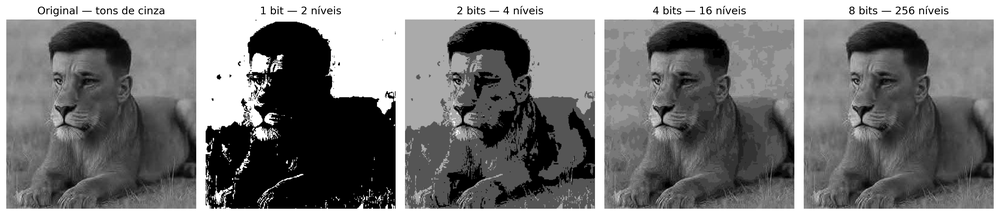
#> input picture Portfolio1/quantizacao.png, 1000 x 215 px, shrunk from 4770 x 1026 before the run, found by its file name
$ jupyter execute Portfolio2_Analise_Gama_Imagens.ipynb
#> lines starting #> are read from the running program, lines starting #| are printed output that depends on the picture
#> the answer given: quantizacao.png
#> in load_grayscale_image, img_bgr is the input picture: shape (215, 1000, 3); min 0, max 255, mean 119.9
[cell 1]
import cv2
import numpy as np
import matplotlib.pyplot as plt
from google.colab import files

[cell 2]
def hist(img, title="Histograma"):
#> called with title = 'Histograma - imagem escura'
    plt.figure(figsize=(5, 4))
    plt.hist(img.ravel(), bins=256, range=(0, 255), color="gray")
    plt.title(title)
    plt.xlabel("Intensidade")
    plt.ylabel("Número de pixels")
    plt.tight_layout()
    plt.show()
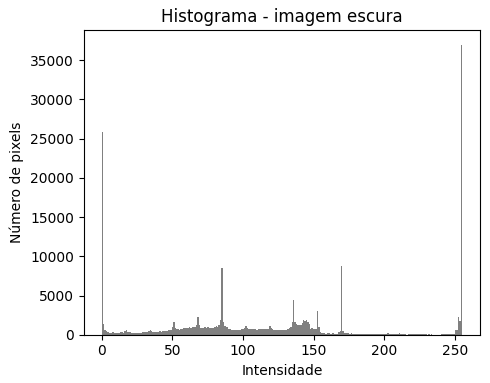
#> figure drawn by matplotlib, 1 panel; tallest bar 36956 high, from x = 254 to 255


def plot_comparison(bef, aft, title_bef, title_aft, img_name):
    fig, ax = plt.subplots(2, 2, figsize=(10, 8))

    ax[0, 0].imshow(bef, cmap="gray", vmin=0, vmax=255)
    ax[0, 0].set_title(title_bef)
    ax[0, 0].axis("off")

    ax[0, 1].imshow(aft, cmap="gray", vmin=0, vmax=255)
    ax[0, 1].set_title(title_aft)
    ax[0, 1].axis("off")

    ax[1, 0].hist(bef.ravel(), bins=256, range=(0, 255), color="gray")
    ax[1, 0].set_title(f"Histograma - {title_bef}")
    ax[1, 0].set_xlabel("Intensidade")
    ax[1, 0].set_ylabel("Número de pixels")

    ax[1, 1].hist(aft.ravel(), bins=256, range=(0, 255), color="gray")
    ax[1, 1].set_title(f"Histograma - {title_aft}")
    ax[1, 1].set_xlabel("Intensidade")
    ax[1, 1].set_ylabel("Número de pixels")

    plt.tight_layout()
    plt.savefig(img_name, dpi=200, bbox_inches="tight")
    plt.show()


def stats(img):
    media = img.mean()
#> media = 119.9
    desvio = img.std()
#> desvio = 84.09
    pct_escuros = (img < 50).mean() * 100
#> pct_escuros = 20.95
    pct_claros = (img > 200).mean() * 100
#> pct_claros = 20.87
    print(f"Média de intensidade: {media:.1f}")
#| Média de intensidade: 119.9
    print(f"Desvio-padrão:        {desvio:.1f}")
#| Desvio-padrão:        84.1
    print(f"% de pixels < 50  (região escura): {pct_escuros:.1f}%")
#| % de pixels < 50  (região escura): 20.9%
    print(f"% de pixels > 200 (região clara):  {pct_claros:.1f}%")
#| % de pixels > 200 (região clara):  20.9%
#> in gamma_correction, `return cv2.LUT(img, tabela)`:
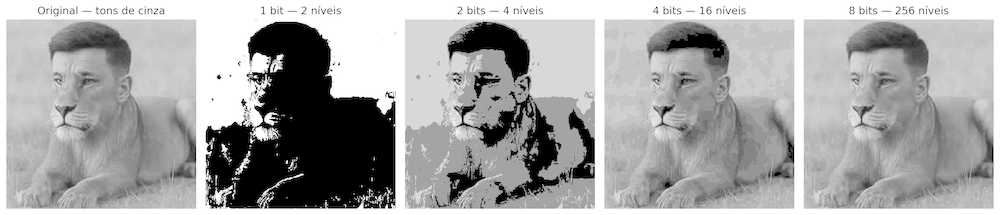
#> returned value: shape (215, 1000); min 0, max 255, mean 166.2
#> in plot_comparison, `plt.savefig(img_name, dpi=200, bbox_inches="tight")`:
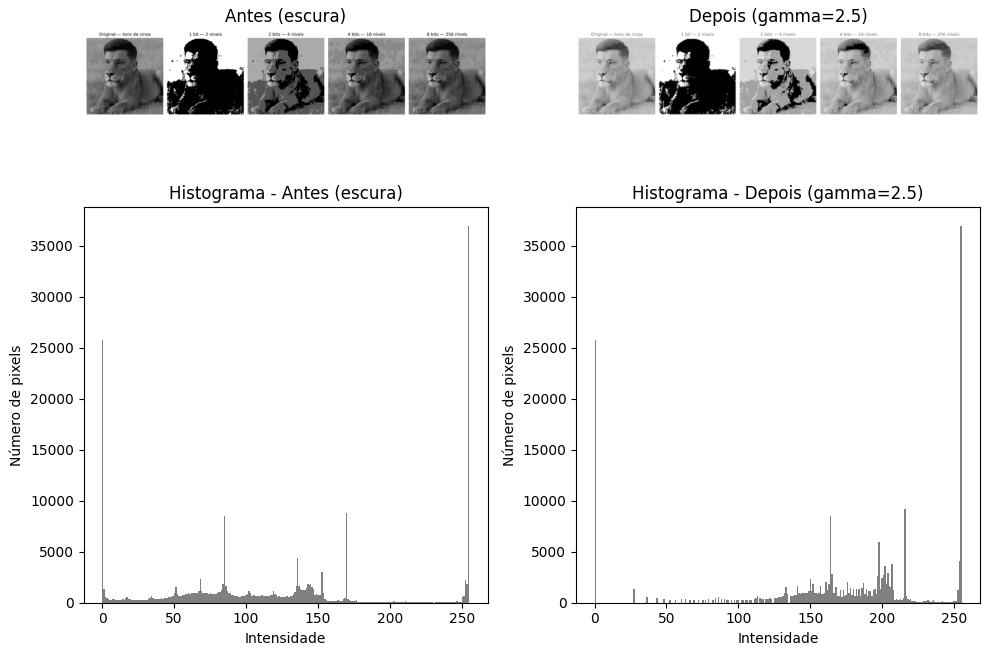
#> figure drawn by matplotlib, 4 panels; panel 3: tallest bar 36956 high, from x = 254 to 255; panel 4: tallest bar 36956 high, from x = 254 to 255
#> the answer given: quantizacao.png
#| Média de intensidade: 119.9
#| Desvio-padrão:        84.1
#| % de pixels < 50  (região escura): 20.9%
#| % de pixels > 200 (região clara):  20.9%
#> call 2 of gamma_correction, with gamma = 0.4
#> in gamma_correction (call 2), `return cv2.LUT(img, tabela)`:
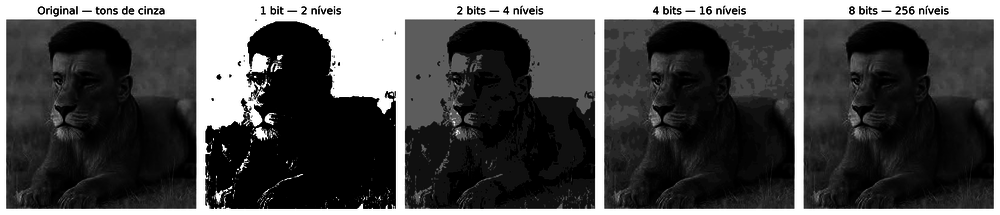
#> returned value: shape (215, 1000); min 0, max 255, mean 74.5
#> call 2 of plot_comparison, with title_bef = 'Antes (clara/saturada)', title_aft = 'Depois (gamma=0.4)', img_name = 'comparacao_clara.png'
#> in plot_comparison (call 2), `plt.savefig(img_name, dpi=200, bbox_inches="tight")`:
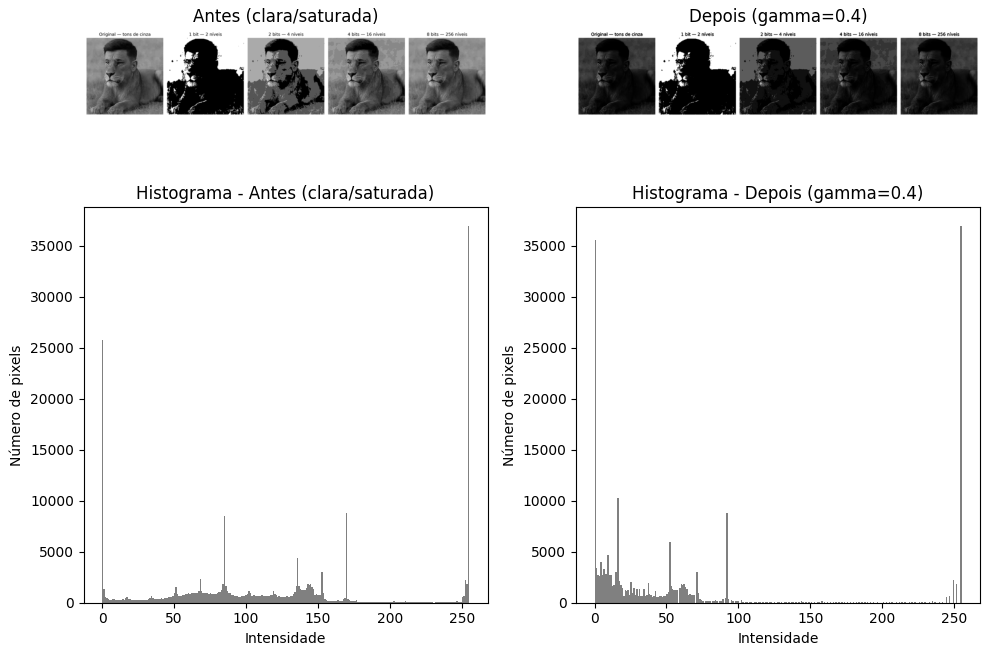
#> figure drawn by matplotlib, 4 panels; panel 3: tallest bar 36956 high, from x = 254 to 255; panel 4: tallest bar 36956 high, from x = 254 to 255
#> the answer given: quantizacao.png
#| Média de intensidade: 119.9
#| Desvio-padrão:        84.1
#| % de pixels < 50  (região escura): 20.9%
#| % de pixels > 200 (região clara):  20.9%
    return media, desvio, pct_escuros, pct_claros


def plus_contrast(img, L=None, H=None):
    if L is None:
        L = int(img.min())
#> L = 0
    if H is None:
        H = int(img.max())
#> H = 255
    img_f = img.astype(np.float32)
    saida = (img_f - L) * (255.0 / (H - L))
    return np.clip(saida, 0, 255).astype(np.uint8)


def equalize(img):
    return cv2.equalizeHist(img)


def gamma_correction(img, gamma):
    inv_gamma = 1.0 / gamma
    tabela = np.array(
        [((i / 255.0) ** inv_gamma) * 255 for i in range(256)]
    ).astype(np.uint8)
    return cv2.LUT(img, tabela)


def load_grayscale_image(title_img, title_hist):
    uploaded = files.upload()
    name = next(iter(uploaded))
    img_bgr = cv2.imread(name)
    img_gray = cv2.cvtColor(img_bgr, cv2.COLOR_BGR2GRAY)

    plt.figure(figsize=(5, 5))
    plt.imshow(img_gray, cmap="gray", vmin=0, vmax=255)
    plt.title(title_img)
    plt.axis("off")
    plt.show()

    hist(img_gray, title_hist)
    stats(img_gray)
    return img_gray

## Imagem Escura

[cell 3]
img_dark_gray = load_grayscale_image(
    "Imagem escura - tons de cinza",
    "Histograma - imagem escura",
)

O histograma confirma uma forte subexposição: a média de intensidade é de apenas 12,6, com desvio-padrão baixo de 9,4, e 98,7% dos pixels estão abaixo do nível 50 (região escura), enquanto 0% ultrapassa a quantidade de 200 pixels. A distribuição fica quase inteiramente concentrada nos primeiros níveis de cinza, evidenciando bastante a presença de sombra na imagem

Gamma 2.5: como praticamente toda a massa de pixels está concentrada na região escura e não há pixels claros, uma correção gama não linear com y > 1 empurra essa massa escura em direção aos tons médios, revelando alguns detalhes que não são t~çao facilmente vistos na imagem, sem risco de distorcer muito elas, já que eles praticamente não existem na imagem.

[cell 4]
gamma_dark = 2.5
img_dark_corr = gamma_correction(img_dark_gray, gamma_dark)

plot_comparison(
    img_dark_gray, img_dark_corr,
    "Antes (escura)", f"Depois (gamma={gamma_dark})",
    "comparacao_escura.png",
)

## Imagem Clara

[cell 5]
img_bright_gray = load_grayscale_image(
    "Imagem clara/saturada - tons de cinza",
    "Histograma - imagem clara/saturada",
)

O histograma desta imagem (feita com flash) é bem mais irregular que o da anterior: a média fica em 106,4 e o desvio-padrão é alto (61,3), refletindo o forte contraste entre as áreas iluminadas e as não iluminadas pelo flash. Há uma parcela relevante de pixels muito escuros (17,9% abaixo de 50, no fundo sem luz direta) e também de pixels muito claros (9,7% acima de 200, distorcidos pelo flash sobre a gata Bigodes e o tapete), com boa quantidade de tons médios entre esses dois extremos.

Gamma 0.4: como uma parte considerável dos pixels já está estourada pelo flash e o restante fica espalhado por tons médios e escuros, um y < 1 comprime a região clara e reduz o brilho geral da imagem, diminuindo o excesso de luz do flash. O efeito princiapl é escurecer também as áreas que já estavam nas partes mais escuras da imagem

[cell 6]
gamma_bright = 0.4
img_bright_corr = gamma_correction(img_bright_gray, gamma_bright)

plot_comparison(
    img_bright_gray, img_bright_corr,
    "Antes (clara/saturada)", f"Depois (gamma={gamma_bright})",
    "comparacao_clara.png",
)

## Imagem bem exposta

[cell 7]
img_normal_gray = load_grayscale_image(
    "Imagem bem exposta - tons de cinza",
    "Histograma - imagem bem exposta",
)

O histograma desta imagem mostra um equilíbrio bem melhor que os anteriores: média de 117,7 e desvio-padrão de 66,2, com os pixels distribuídos por quase toda a faixa de intensidades (18,8% na região escura e 16,7% na região clara). Existe um pico pronunciado próximo de 210, referente a uma superfície clara ao fundo, mas sombras, tons médios e realces aparecem bem representados, sem grandes cortes (clipping) em 0 ou 255.

Sendo uma imagem já bem exposta, a escolha é a expansão de contraste: como os valores mínimo e máximo atuais não chegam a tocar 0 e 255, essa técnica apenas estica a faixa existente até os extremos, removendo qualquer leve efeito de fosco sem distorcer o equilíbrio entre sombras e realces que essa imagem já possui.

[cell 8]
img_normal_equalized = plus_contrast(img_normal_gray)

plot_comparison(
    img_normal_gray, img_normal_equalized,
    "Antes", "Depois",
    "comparacao_boa.png",
)
#> call 3 of plot_comparison, with title_bef = 'Antes', title_aft = 'Depois', img_name = 'comparacao_boa.png'
#> in plot_comparison (call 3), `plt.savefig(img_name, dpi=200, bbox_inches="tight")`:
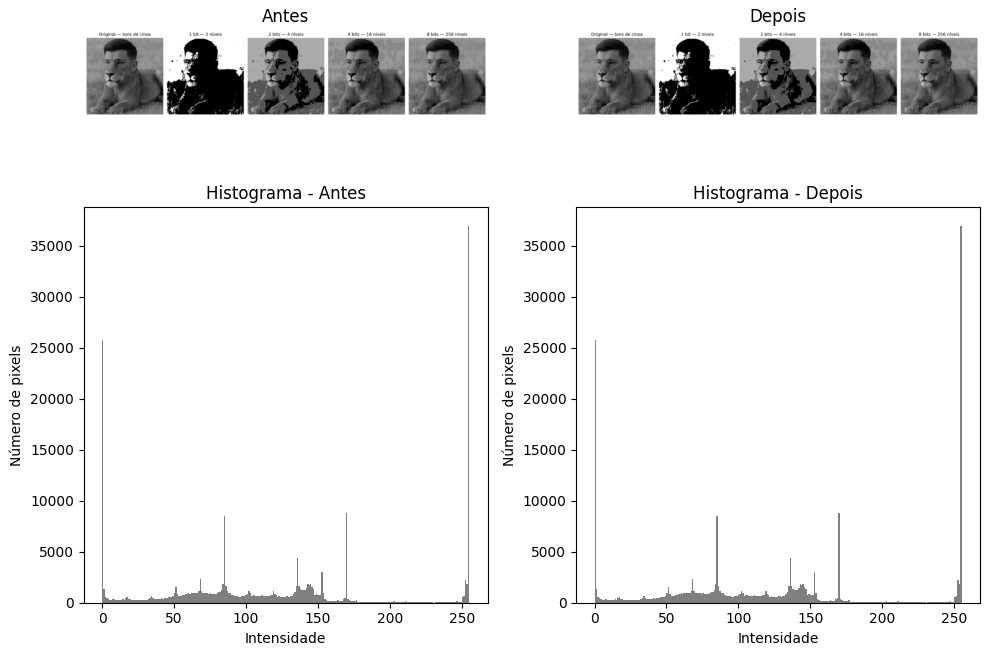
#> figure drawn by matplotlib, 4 panels; panel 3: tallest bar 36956 high, from x = 254 to 255; panel 4: tallest bar 36956 high, from x = 254 to 255
